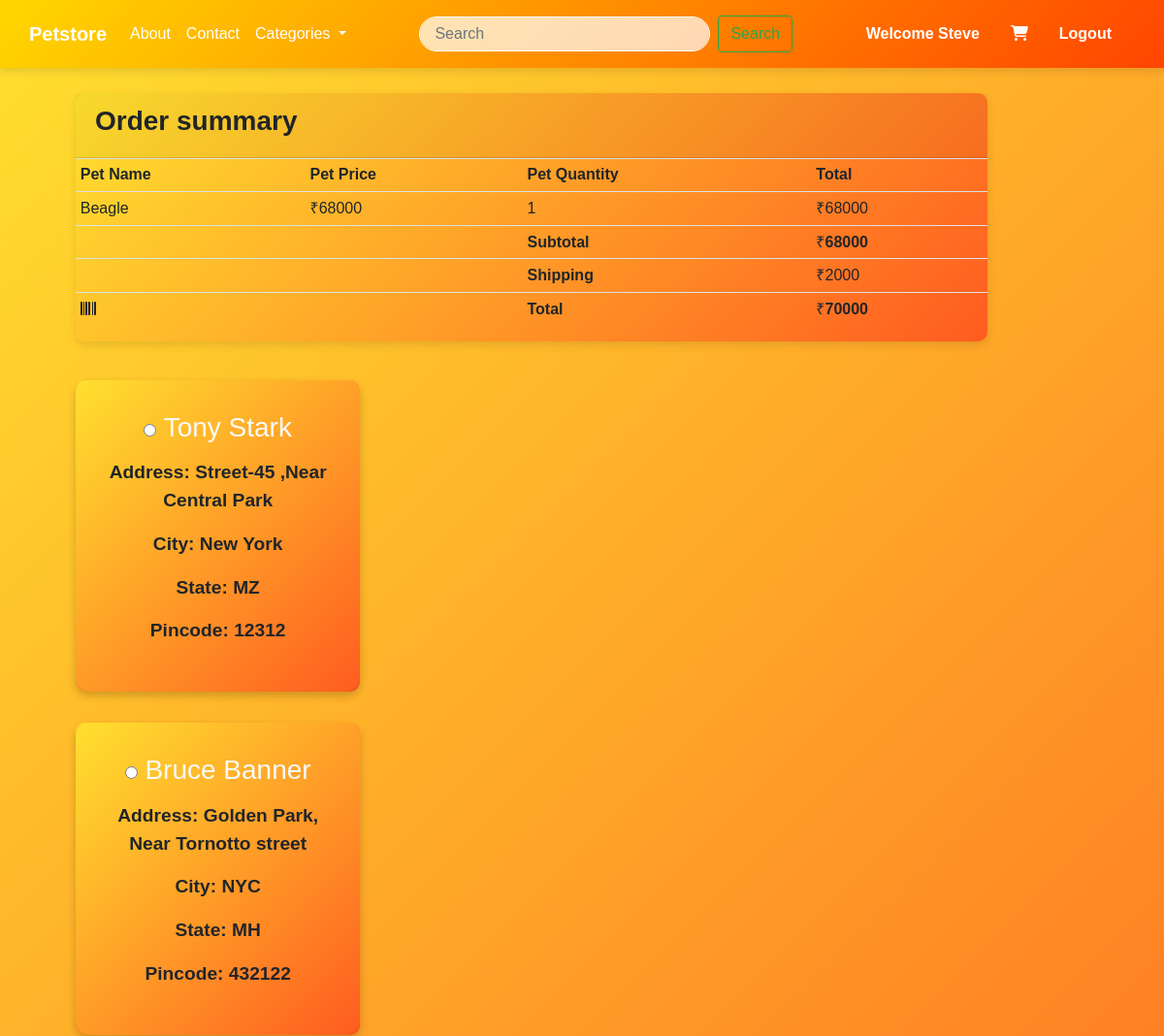
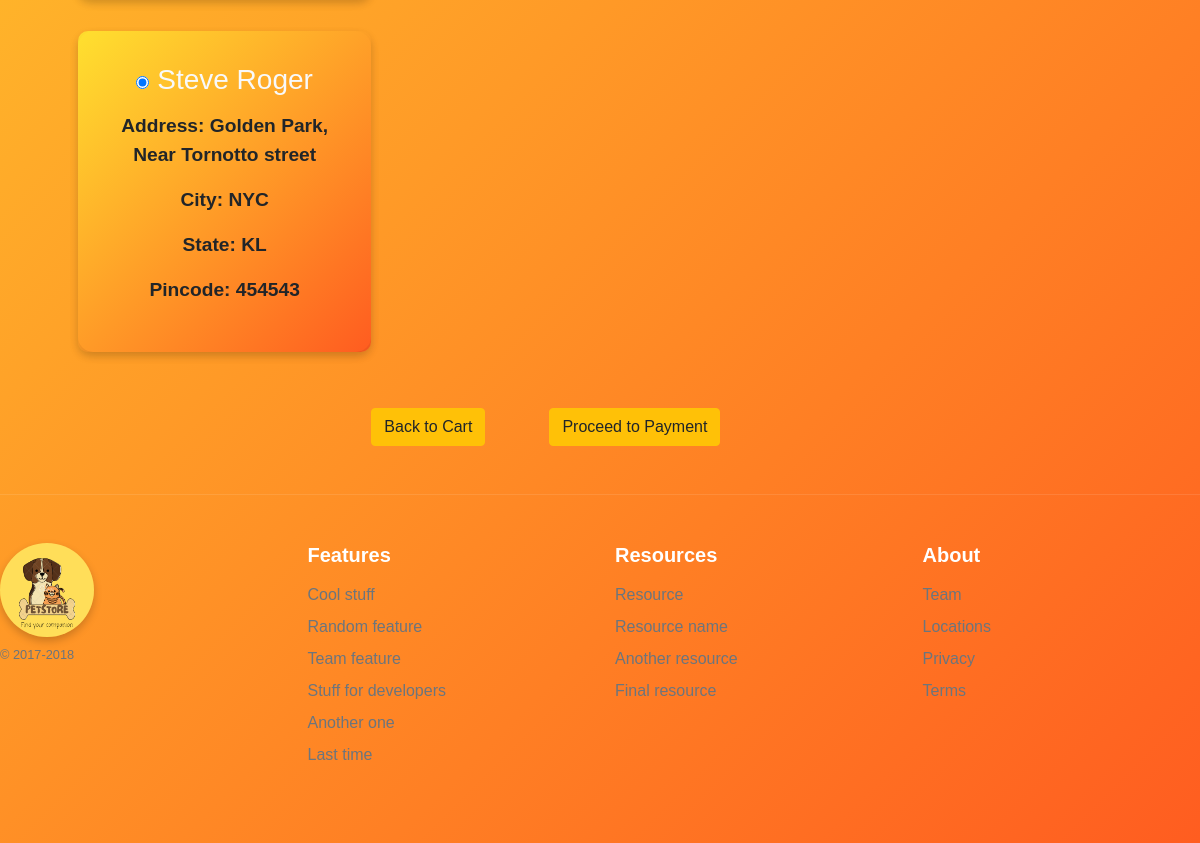
The app's page /checkout/ (signed in) with its own data (2 pictures, top to bottom).
### core/models.py (models this page shows, shortened)
class Cart(models.Model):
    user = models.ForeignKey(User, on_delete=models.CASCADE)       #Each cart instance is associated with a single user.
    product = models.ForeignKey(Pet, on_delete=models.CASCADE)     #Each cart instance is associated with a single pet product. Similarly, the on_delete=models.CASCADE argument means that if the referenced Pet object is deleted, the corresponding Cart instances associated with that product will be deleted.
    quantity = models.PositiveIntegerField(default=1)              # Quantity cannot be negative so we have used PositiveIntegerField

class Pet(models.Model):
    CATEGORY_CHOICES = [
        ('DOG', 'Dog'),
        ('CAT', 'Cat'),
        ('BIRD', 'Bird'),
    ]
    name = models.CharField(max_length=100)
    category = models.CharField(max_length=20, choices=CATEGORY_CHOICES)
    small_description=models.CharField(max_length=300)
    description=models.TextField()
    selling_price = models.IntegerField()
    discounted_price = models.IntegerField()
    percentage = models.IntegerField(default=0)
    price_and_quantity_total = models.IntegerField(default=0)
    pet_image =models.ImageField(upload_to='pet_images')  # As we are using image field we have to intall 'pillow'. And we have to Define MEDIA_URL in settings.py file so that all folder should save in media directory

class Customer(models.Model):
    STATE_CHOICES = [
        ('AP', 'Andhra Pradesh'),
        ('AR', 'Arunachal Pradesh'),
        ('AS', 'Assam'),
        ('BR', 'Bihar'),
        ('CT', 'Chhattisgarh'),
        ('GA', 'Goa'),
        ('GJ', 'Gujarat'),
        ('HR', 'Haryana'),
        ('HP', 'Himachal Pradesh'),
        ('JH', 'Jharkhand'),
        ('KA', 'Karnataka'),
        ('KL', 'Kerala'),
        ('MP', 'Madhya Pradesh'),
        ('MH', 'Maharashtra'),
        ('MN', 'Manipur'),
        ('ML', 'Meghalaya'),
        ('MZ', 'Mizoram'),
        ('NL', 'Nagaland'),
        ('OR', 'Odisha'),
        ('PB', 'Punjab'),
        ('RJ', 'Rajasthan'),
        ('SK', 'Sikkim'),
        ('TN', 'Tamil Nadu'),
        ('TG', 'Telangana'),
        ('TR', 'Tripura'),
        ('UP', 'Uttar Pradesh'),
        ('UK', 'Uttarakhand'),
        ('WB', 'West Bengal'),
        ('AN', 'Andaman and Nicobar Islands'),
        ('CH', 'Chandigarh'),
        ('DN', 'Dadra and Nagar Haveli and Daman and Diu'),
        ('DL', 'Delhi'),
        ('JK', 'Jammu and Kashmir'),
        ('LA', 'Ladakh'),
        ('LD', 'Lakshadweep'),
        ('PY', 'Puducherry'),
    ]
    user = models.ForeignKey(User, on_delete=models.CASCADE)  # we have created Many-to-one relationship i.e multiple order can be done by one user
    name = models.CharField(max_length=100)
    address = models.CharField(max_length=100)
    city = models.CharField(max_length=100)
    state = models.CharField(max_length=2, choices=STATE_CHOICES)
    pincode = models.IntegerField(
        default=0,
        blank=True,
        null=True,
    )

### core/views.py (the view)
# urls.py: path('checkout/',views.checkout,name='checkout'),
def checkout(request):
    cart_items = Cart.objects.filter(user=request.user)      # cart_items will fetch product of current user, and show product available in the cart of the current user.
    total =0
    delhivery_charge =2000
    for item in cart_items:
        item.product.price_and_quantity_total = item.product.discounted_price * item.quantity
        total += item.product.price_and_quantity_total
    final_price= delhivery_charge + total
    address = Customer.objects.filter(user=request.user)
    return render(request, 'core/checkout.html', {'cart_items': cart_items,'total':total,'final_price':final_price,'address':address})

### core/templates/core/checkout.html (shortened to what this page needs)
{% extends "core/base.html" %}
{% block content %}
<div class="container">
    <div class="row">
        <div class="col-sm-10 mt-5 ml-5 ">
            <div class="container ">
                    <div class="row">
                        <div class="col-md-12 mt-5">
                            <div class="card ">
                                <div class="card-header">
                                    <h3 class="text-xs-center"><strong>Order summary</strong></h3>
                                </div>
                                <div class="card-block">
                                    <div class="table-responsive">
                                        <table class="table table-sm">
                                            <thead>
                                                <tr>
                                                    <td><strong>Pet Name</strong></td>
                                                    <td class="text-xs-center"><strong>Pet Price</strong></td>
                                                    <td class="text-xs-center"><strong>Pet Quantity</strong></td>
                                                    <td class="text-xs-right"><strong>Total</strong></td>
                                                </tr>
                                            </thead>
                                            <tbody>
                                                {% for item in cart_items %}
                                                <tr>
                                                    <td>{{item.product.name}}</td>
                                                    <td class="text-xs-center">₹{{item.product.discounted_price}}</td>
                                                    <td class="text-xs-center">{{item.quantity}}</td>
                                                    <td class="text-xs-right">₹{{item.product.price_and_quantity_total}}</td>
                                                </tr>
                                                {% endfor %}
                                                <tr>
                                                    <td class="highrow"></td>
                                                    <td class="highrow"></td>
                                                    <td class="highrow text-xs-center"><strong>Subtotal</strong></td>
                                                    <td class="highrow text-xs-right">₹<b>{{total}}</b></td>
                                                </tr>
                                                <tr>
                                                    <td class="emptyrow"></td>
                                                    <td class="emptyrow"></td>
                                                    <td class="emptyrow text-xs-center"><strong>Shipping</strong></td>
                                                    <td class="emptyrow text-xs-right">₹2000</td>
                                                </tr>
                                                <tr>
                                                    <td class="emptyrow"><i class="fa fa-barcode iconbig"></i></td>
                                                    <td class="emptyrow"></td>
                                                    <td class="emptyrow text-xs-center"><strong>Total</strong></td>
                                                    <td class="emptyrow text-xs-right">₹<b>{{final_price}}</b></td>
                                                </tr>
                                            </tbody>
                                        </table>
                                    </div>
                                </div>
                            </div>
                        </div>
                    </div>
                    <div class="row">
                       <form method="POST" action="{% url 'payment' %}">
                        <div class="col-sm-4 mt-3">
                            {% for add in address %}
                            <label class="address-label">
                                <div class="card address-card shadow-sm mt-4 ">
                                    <div class="card-body profile-form">
                                        <h3 class="mb-3">
                                            <input type="radio" name="selected_address" value="{{ add.id }}" checked>
                                            <span class="address-name text-light">{{ add.name }}</span>
                                        </h3>
                                        <p class="address-detail">Address: {{ add.address }}</p>
                                        <p class="address-detail">City: {{ add.city }}</p>
                                        <p class="address-detail">State: {{ add.state }}</p>
                                        <p class="address-detail">Pincode: {{ add.pincode }}</p>
                                    </div>
                                </div>
                            </label>
                            {% endfor %}
                                <div class="checkout-button mt-5 ml-5 d-flex justify-content-between">
                                    <div class="checkout-back">
                                        <a href="{% url 'viewcart' %}">
                                            <input type="button" class="btn btn-warning back-to-cart-button proceed-to-payment" value="Back to Cart">
                                        </a>
                                    </div>
                                    <div class="checkout-process">
                                        <a href="{% url "payment" %}">
                                            <input type="submit" class="btn btn-warning proceed-to-payment" value="Proceed to Payment">
                                        </a>
                                    </div>
                                </div>
                            </div>
                        </div>
                    </div>
                </div>
        </div>
    </div>
{% endblock content %}

### core/templates/core/navbar.html (shortened to what this page needs)
<nav class="navbar navbar-expand-lg fixed-top navbar-custom">
  <div class="container">
    <a class="navbar-brand" href="/">Petstore</a>
    <div class="collapse navbar-collapse" id="navbarSupportedContent">
      <ul class="navbar-nav mr-auto">
        <li class="nav-item active">
          <a class="nav-link" href="{% url 'about' %}">About<span class="sr-only">(current)</span></a>
        </li>
        <li class="nav-item">
          <a class="nav-link" href="{% url 'contact' %}">Contact</a>
        </li>
        <li class="nav-item dropdown">
          <a class="nav-link dropdown-toggle" href="/" role="button" data-toggle="dropdown" aria-expanded="false">
            Categories
          </a>
        </li>
      </ul>
      <form class="form-inline my-lg-0 mr-auto">
        <input class="form-control custom-search-bar mr-2 " type="search" placeholder="Search" aria-label="Search" style="width:300px">
        <button class="btn  btn-outline-success  my-2 my-sm-0" type="submit">Search</button>
      </form>
      <ul class="navbar-nav">
        {% if request.user.is_authenticated %}
        <li class="nav-item active">
          <a class="nav-link mr-3 nav-user" href="{% url 'profile' %}"><b>Welcome {{user.first_name}}</b></a>
        </li>
        <li class="nav-item">
          <a class="nav-link mr-3" href="{% url 'viewcart' %}">
            <i class="fa fa-shopping-cart"></i>
          </a>
        </li>
        <li class="nav-item">
          <a class="nav-link mr-3 nav-user" href="{% url 'logout' %}">Logout</a>
        </li>
        {% endif %}
      </ul>
    </div>
  </div>
</nav>

### core/static/core/css/core.css (style rules this page uses)
body { background: linear-gradient(135deg, #ffe02f, #ff5c20); transition: background 0.5s ease; font-family: 'Arial', sans-serif; }
.navbar-custom { background: linear-gradient(135deg, #FFD700, #FF4500); padding: 15px; transition: background 0.3s ease-in-out, padding 0.3s ease-in-out; box-shadow: 0 4px 8px rgba(0, 0, 0, 0.1); }
.navbar-custom .navbar-brand { font-weight: bold; color: #fff; transition: color 0.3s; }
.navbar-custom .nav-user { font-weight: bold; transition: color 0.3s; }
.navbar-custom .nav-link { color: #fff; transition: color 0.3s, transform 0.3s; }
.custom-search-bar { border-radius: 20px; border: 1px solid #fff; padding: 5px 15px; background-color: rgba(255, 255, 255, 0.7); }
.container { max-width: 1200px; margin: auto; border-radius: 15px; }
.card { box-shadow: 0 4px 10px rgba(0, 0, 0, 0.1); transition: transform 0.3s ease, box-shadow 0.3s ease; }
.card-body { background-color: #f8f9fa; text-align: center; border-radius: 10px; }
.card { background: linear-gradient(135deg, #ffe02f, #ff5c20); border: none; border-radius: 10px; transition: box-shadow 0.3s, transform 0.3s; }
.profile-form { background: linear-gradient(135deg, #ffe02f, #ff5c20); padding: 30px; border-radius: 10px; box-shadow: 0 4px 8px rgba(0, 0, 0, 0.1); transition: background 0.5s ease; width: 60%; }
.address-detail { font-size: 1.2rem; font-weight: bold; }
.checkout-button { gap: 15px; }
.checkout-back { margin-left: 100%; width: 100%; text-align: center; }
.checkout-process { margin-left: 20%; width: 100%; text-align: center; }
.profile-form { background-color: white; border-radius: 10px; padding: 2rem; max-width: 500px; width: 100%; animation: fadeIn 1s ease-in-out; border-radius: 15px; }

### records on screen
Cart: product.name "Beagle", product.discounted_price "68000", quantity "1", product.price_and_quantity_total "68000"
Customer: name "Tony Stark", address "Street-45 ,Near Central Park", city "New York", state "MZ", pincode "12312"
Customer: name "Bruce Banner", address "Golden Park, Near Tornotto street", city "NYC", state "MH", pincode "432122"
Customer: name "Steve Roger", address "Golden Park, Near Tornotto street", city "NYC", state "KL", pincode "454543"

### other values on screen
{{ user.first_name }} "Steve"
{{ total }} "68000"
{{ final_price }} "70000"
